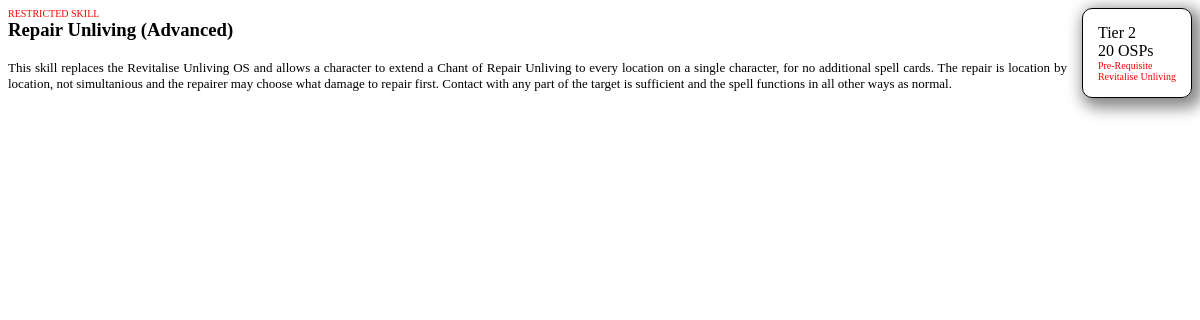
/inc/osdesc.php?os=11, run on an earlier commit of the app's database.
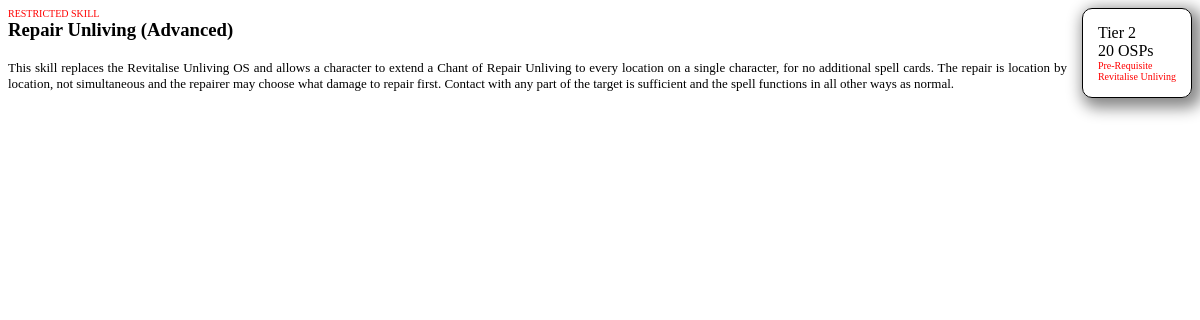
And on a later commit of the database.
### tables this page shows
CREATE TABLE "oslist" ("id" INTEGER PRIMARY KEY  AUTOINCREMENT  NOT NULL  UNIQUE , "os" TEXT, "cost" INTEGER, "list" TEXT, "tier" INTEGER, "osid" INTEGER, "prereq" INTEGER, "restrict" BOOL, "pri" INTEGER);

CREATE TABLE "osdesc" ("desc" TEXT);

### inc/osdesc.php (the view, shortened to what this page needs)
<?php
$db = new OSdb();
$osdesc = $db->query("SELECT * FROM osdesc WHERE rowid='" . $_GET['os'] . "'");
$oscost = $db->query("SELECT * FROM oslist WHERE osid='" . $_GET['os'] . "'");
$row=$osdesc->fetchArray(SQLITE3_ASSOC);
$row2=$oscost->fetchArray(SQLITE3_ASSOC);
$prelist = $db->query("SELECT * FROM oslist WHERE id='" .$row2['prereq']."'");
$prename = $prelist->fetchArray(SQLITE3_ASSOC);
?>
<head><title><?php echo $row['name'] ?> </title></head><body>
<div style="position:static; float:right; padding:15px; margin-left:15px; margin-bottom:15px; border:1px solid black; border-radius:10px; box-shadow: 5px 5px 15px 5px #888888;">
Tier <?php echo $row2['tier']; ?><br/>
<?php echo $row2['cost']; ?> OSPs<br/>
<?php if (isset ($prename['os'])){ echo "<span style=\"font-size:x-small;margin-top:-10px;color:red;\">Pre-Requisite<br/>" . $prename['os'] . "</span>"; }?>
</div>
<?php
if ($row2['restrict'] == true){ echo " <span style=\"color:red;font-size:x-small;\">RESTRICTED SKILL</span>";}
echo "<h3 style=\"margin-top:0px;\">" . $row2['os'] ."</h3>";
echo "<div style=\"text-align:justify;font-size:small;\">" .$row['desc'] . "</div>";
?></div>

What changed in the data, as far as the page shows it:
removed osdesc: desc "This skill replaces the Revitalise Unliving OS and allows a character to extend a Chant of Repair Unliving to every location on a single character, for no additional spell cards. The repair is location by location, not simultanious and the repairer may choose what damage to repair first. Contact with any part of the target is sufficient and the spell functions in all other ways as normal."
added osdesc: desc "This skill replaces the Revitalise Unliving OS and allows a character to extend a Chant of Repair Unliving to every location on a single character, for no additional spell cards. The repair is location by location, not simultaneous and the repairer may choose what damage to repair first. Contact with any part of the target is sufficient and the spell functions in all other ways as normal."
